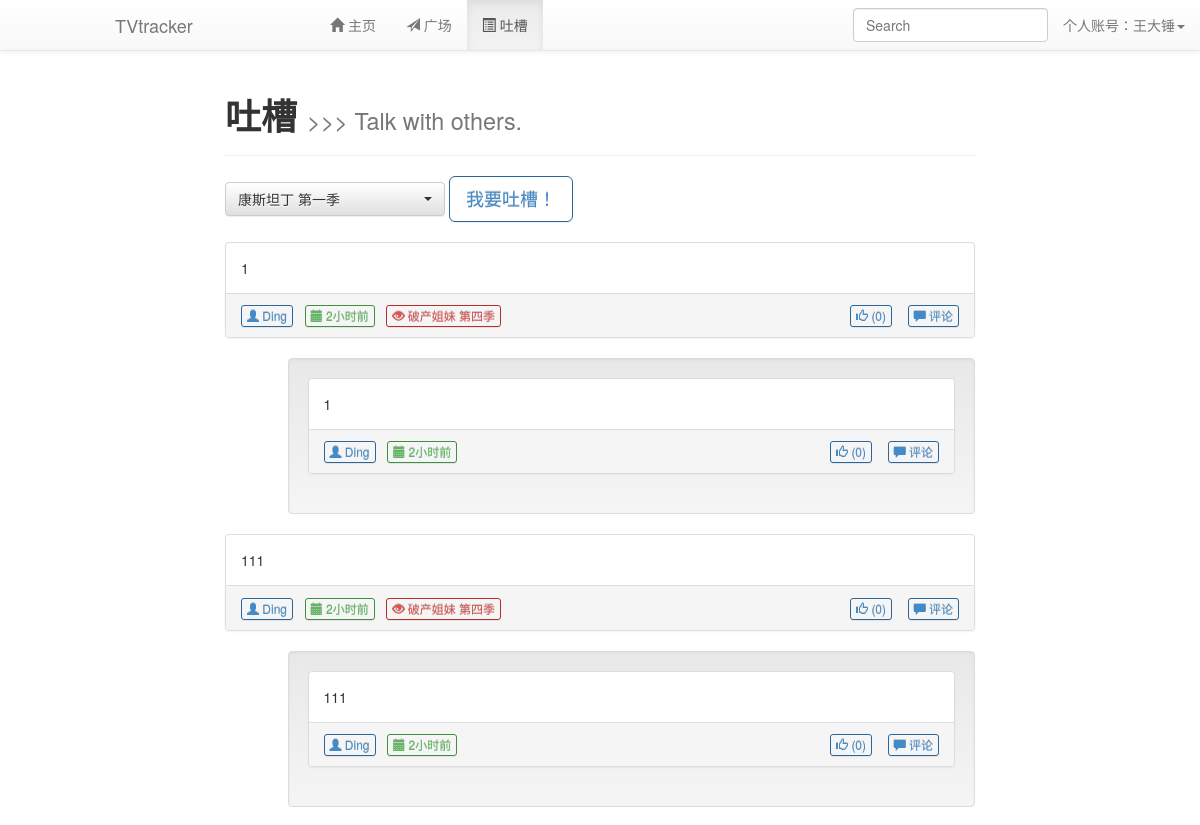
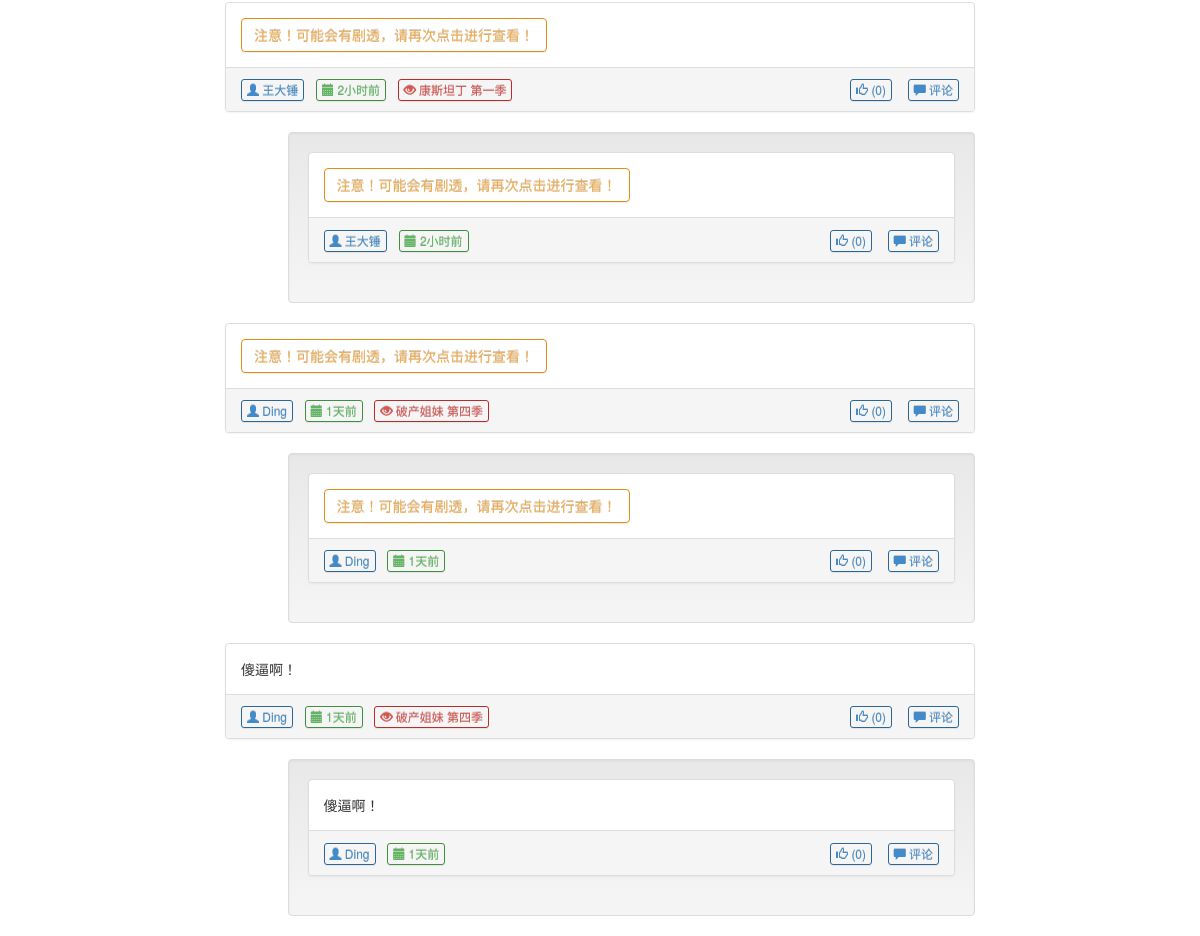
/talk (signed in), run on the app's committed database (2 pictures, top to bottom).
### tables this page shows
CREATE TABLE tracking (
    id integer primary key autoincrement,
    tvname text not null,
    userid integer not null,
    epnum integer not null default 0,
    end integer not null default 0
);

CREATE TABLE [discuss] ([id] integer PRIMARY KEY AUTOINCREMENT, [name1] text NOT NULL, [name2] text, [time] integer NOT NULL, [warning] integer NOT NULL DEFAULT(0), [level] integer NOT NULL DEFAULT '0', [content] text NOT NULL, [replyid] INTEGER, [tvname] TEXT NOT NULL);

### application.py (the view)
@app.route('/talk')
def talkPage():
    if session.get('logged_in'):
        user = query_db('select * from user where username = ?', [session['username']], one=True)
        tracking = query_db('select tvname, epnum from tracking where userid = ?', [user['id']])
        if tracking:
            sql = 'select * from discuss where tvname = ?' + ' or tvname = ?' * (len(tracking)-1)
            talk = query_db(sql+' limit 30', [i['tvname'] for i in tracking])
            talk.reverse()
            for i in talk:
                i['time'] = delta_T(i['time'])
            return render_template('talkPage.html', user = user, tracking = tracking, talk = talk)
        else:
            return render_template('talkPage.html', user = user, tracking = False)
    else:
        return redirect(url_for('welcome'))

### application.py (called while the page is built)
def connect_db():
    return sqlite3.connect(app.config['DATABASE'])

@app.before_request
def before_request():
    g.db = connect_db()

@app.teardown_request
def teardown_request(exception):
    g.db.close()

def query_db(query, args=(), one=False):
    cur = g.db.execute(query, args)
    rv = [dict((cur.description[idx][0], value)
               for idx, value in enumerate(row)) for row in cur.fetchall()]
    return (rv[0] if rv else None) if one else rv

def delta_T(t):
    d1 = time.gmtime()
    d2 = time.gmtime(t)
    s = ''
    if d1.tm_year - d2.tm_year == 0:
        if d1.tm_mon - d2.tm_mon == 0:
            if d1.tm_mday - d2.tm_mday == 0:
                if d1.tm_hour - d2.tm_hour == 0:
                    if d1.tm_min - d2.tm_min == 0:
                        s = str(d1.tm_sec-d2.tm_sec)+u'秒前'
                    else:
                        s = str(d1.tm_min-d2.tm_min)+u'分钟前'
                else:
                    s = str(d1.tm_hour-d2.tm_hour)+u'小时前'
            else:
                s = str(d1.tm_mday-d2.tm_mday)+u'天前'
        else:
            s = str(d1.tm_mon-d2.tm_mon)+u'月前'
    else:
        s = str(d1.tm_year-d2.tm_year)+u'年前'
    return s

### templates/talkPage.html (shortened to what this page needs)
{% extends "dashboard.html" %}
{% block body %}
    <div class="page-header">
        <h1><b>吐槽</b> <small>>>> Talk with others.</small></h1>
    </div>
    <link rel="stylesheet" type="text/css" href="{{ url_for('static', filename='bootstrap-select.min.css') }}">
    {% if tracking %}
    <form method="POST" action="{{ url_for('postTalk') }}">
        <select name="tv" class="selectpicker">
            {% for i in tracking %}
                <option>{{ i.tvname }}</option>
            {% endfor %}
        </select>
        <button type="button" class="btn btn-primary btn-outline btn-lg" data-toggle="modal" data-target="#talkModal">
            我要吐槽！
        </button>
    </form>
    {% else %}
        <p>你没有任何追剧记录，没啥可吐槽的呦！</p>
    {% endif %}
    <br />
    {% for i in talk %}
        <div class="panel panel-default">
            <div class="panel-body">
                {% if i.warning %}
                    <a class="btn btn-warning btn-outline" onclick="$(this).hide();$('.{{ i.id }}con').fadeIn();">注意！可能会有剧透，请再次点击进行查看！</a>
                    {% else %}
                    <div>{{ i.content }}</div>
                {% endif %}
            </div>
            <div class="panel-footer">
                <a class="btn btn-xs btn-primary btn-outline" href='{{ url_for('viewUser') }}?user={{ i.name1 }}'><span class="glyphicon glyphicon-user"></span> {{ i.name1 }}</a>&nbsp;&nbsp;
                <span class="btn btn-xs btn-success btn-outline"><span class="glyphicon glyphicon-calendar"></span> {{ i.time }}</span>&nbsp;&nbsp;
                <span class="btn btn-xs btn-danger btn-outline"><span class="glyphicon glyphicon-eye-open"></span> {{ i.tvname }}</span>
                <div class="pull-right">
                    <a class="btn btn-xs btn-primary btn-outline"><span class="glyphicon glyphicon-thumbs-up"></span> (0)</a> &nbsp;&nbsp;
                    <a class="btn btn-xs btn-primary btn-outline"><span class="glyphicon glyphicon-comment"></span> 评论</a>
                </div>
            </div>
        </div>
        <div class="well col-md-offset-1">
            <div class="panel panel-default">
                <div class="panel-body">
                    {% if i.warning %}
                        <a class="btn btn-warning btn-outline" onclick="$(this).hide();$('.{{ i.id }}con').fadeIn();">注意！可能会有剧透，请再次点击进行查看！</a>
                        {% else %}
                        <div>{{ i.content }}</div>
                    {% endif %}
                </div>
                <div class="panel-footer">
                    <a class="btn btn-xs btn-primary btn-outline" href='{{ url_for('viewUser') }}?user={{ i.name1 }}'><span class="glyphicon glyphicon-user"></span> {{ i.name1 }}</a>&nbsp;&nbsp;
                    <span class="btn btn-xs btn-success btn-outline"><span class="glyphicon glyphicon-calendar"></span> {{ i.time }}</span>
                    <div class="pull-right">
                        <a class="btn btn-xs btn-primary btn-outline"><span class="glyphicon glyphicon-thumbs-up"></span> (0)</a> &nbsp;&nbsp;
                        <a class="btn btn-xs btn-primary btn-outline"><span class="glyphicon glyphicon-comment"></span> 评论</a>
                    </div>
                </div>
            </div>
        </div>
    {% endfor %}
{% endblock %}

### templates/dashboard.html (shortened to what this page needs)
<!DOCTYPE html>
<html>
  <head>
  <link rel="stylesheet" type="text/css" href="{{ url_for('static', filename='bootstrap.min.css') }}">
  <link rel="stylesheet" type="text/css" href="{{ url_for('static', filename='bootstrap-theme.min.css') }}">
  </head>
  <body>
  <nav class="navbar navbar-default navbar-fixed-top" role="navigation">
    <div class="container-fluid">
      <div class="navbar-header">
        <a class="navbar-brand" href="">TVtracker</a>
      </div>
      <div class="collapse navbar-collapse" id="menu_list">
        <ul class="nav navbar-nav">
          <li id="menu_list_hp">
            <a href="{{ url_for('homePage') }}"><span class="glyphicon glyphicon-home"></span> 主页</a>
          </li>
          <li id="menu_list_sp">
            <a href="{{ url_for('squarePage') }}"><span class="glyphicon glyphicon-send"></span> 广场</a>
          </li>
          <li id="menu_list_tp">
            <a href="{{ url_for('talkPage') }}"><span class="glyphicon glyphicon-list-alt"></span> 吐槽</a>
          </li>
        </ul>
        <ul class="nav navbar-nav navbar-right">
          <li class="dropdown">
            <form style="padding: 0;" class="navbar-form" role="search">
              <div class="form-group">
                <input type="text" id="searchHint" data-toggle="dropdown" class="form-control dropdown-toggle" placeholder="Search" onkeyup="hintTVandUser(this.value)" aria-haspopup="true" aria-expanded="false" AUTOCOMPLETE="OFF">
              </div>
            </form>
          </li>
          <li class="dropdown">
            <a href="#" onclick="$('#newMsg').popover('destroy');" class="dropdown-toggle" data-toggle="dropdown"><span  data-toggle="popover" data-placement="bottom" data-trigger="manual" title="新消息！" data-content="你收到了新消息~" id="newMsg"> 个人账号：{{ session['username'] }}</span><span class="caret"></span></a>
          </li>
        </ul>
      </div>
    </div>
  </nav>
  <div class="container-fluid">
    <div class="col-md-8 col-md-offset-2" id="PAGE">
      {% block body %}{% endblock %}
    </div>
  </div>
  </body>
</html>

### templates/dashboard.html (style rules this page uses)
.navbar-header { padding-left: 100px; min-width: 300px; }
#PAGE { padding-top: 55px; }

### templates/talkPage.html (style rules this page uses)
.btn-outline { background-color: transparent; background-image: none; color: inherit; transition: all .5s; }
.btn-primary.btn-outline { color: #428bca; }
.btn-success.btn-outline { color: #5cb85c; }
.btn-warning.btn-outline { color: #f0ad4e; }
.btn-danger.btn-outline { color: #d9534f; }
.well { margin-top: 0; }

### data on the page
tracking: tvname "康斯坦丁 第一季"
discuss: content "1", name1 "Ding", time "2小时前", tvname "破产姐妹 第四季"
discuss: content "111", name1 "Ding", time "2小时前", tvname "破产姐妹 第四季"
discuss: name1 "王大锤", time "2小时前", tvname "康斯坦丁 第一季"
discuss: name1 "Ding", time "1天前", tvname "破产姐妹 第四季"
discuss: content "傻逼啊！", name1 "Ding", time "1天前", tvname "破产姐妹 第四季"

### other printed values
{{ session['username'] }} "王大锤"
